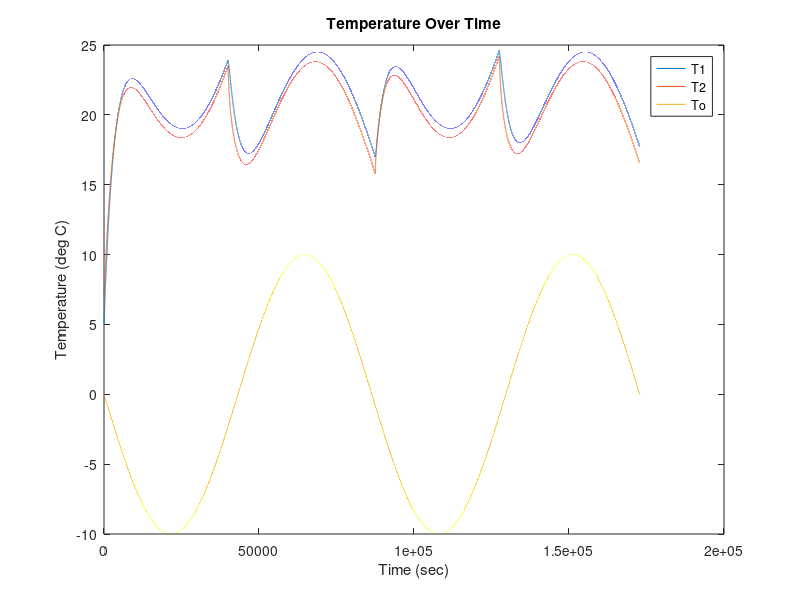

Here is the MATLAB script that generated this plot:
%% EMEC 303
%Project 1
%Hannah King

clear; clc;
%%
%Inputs
k1 = 0.2; %W/m^2K, Coeff Thermal Res room to outside
k3 = 0.5; %W/m^2K, Coeff Thermal Res roof to outside
A_in = 0.5; %m^2, Area of fireplace
C_air = 1005; %J/kgK
ro_air = 1.2; %kg/m^3
h = 1; %step size 1 sec
L = 5; %m
W = 6; %m
H1 = 3; %m
H2 = 3; %m
A1 = 2 * (H1*L) + 2 * (H1*W); %m^2, Surface area of the room walls
A2 = L * W; %m^2, Surface area between room and roof
A3 = (H2*W) + 2 * (4.24*L); %m^2, Surface area of the roof walls
V_room = (L * W * H1); %m^3, Volume of room
V_roof = ((H2 * W)/2) * L; %m^3, Voume of roof
t = [0:h:(86400*2)]; %s

%Variable Inputs
Q_in_low = 1250; %W/m^2, Heat flux from freplace
Q_in_high = 2450; %W/m^2, Heat flux from freplace
k2_closed = 2.5; %W/m^2K, Coeff Thermal Res room to roof
k2_open = 5; %W/m^2K, Coeff Thermal Res room to roof open door

%Functions
To = @(t) -10*sin(2*pi*t / 86400); %Toutside, deg C

%Initialize Arrays
T1 = zeros(1, length(t)); %deg C, Temp room
T2 = zeros(1, length(t)); %deg C, Temp roof
Q1 = zeros(1, length(t)); %W/m^2, Heat transfer from room to outside
Q2 = zeros(1, length(t)); %W/m^2, Heat transfer from room to roof
Q3 = zeros(1, length(t)); %W/m^2, Heat transfer from roof to outside

%Initial conditions
T1(1) = 5; %deg C, room
T2(1) = 7; %deg C, roof

%Iterate
for i = 1:length(t)-1
    %time
    s = t(i);
    
    %Heat fluxes
    Q1(i) = k1 * (T1(i) - To(t(i)));
    Q3(i) = k3 * (T2(i) - To(t(i)));
    
    if s < 40000 
        %Heat flux
        Q2(i) = k2_open * (T1(i) - T2(i) + 5); 
        
        %dT/dt equations
        deltaT1 = ((A_in*Q_in_high) - (A1*Q1(i)) - (A2*Q2(i))) /...
            (C_air * ro_air * V_room); %dec C, Temp of room
        deltaT2 = ((A2*Q2(i)) - (A3*Q3(i))) /...
            (C_air * ro_air * V_roof); %dec C, Temp of roof
    
    elseif 87500 < s && s < 127500
        %Heat flux
        Q2(i) = k2_open * (T1(i) - T2(i) + 5); 
        
        %dT/dt equations
        deltaT1 = ((A_in*Q_in_high) - (A1*Q1(i)) - (A2*Q2(i))) /...
            (C_air * ro_air * V_room); %dec C, Temp of room
        deltaT2 = ((A2*Q2(i)) - (A3*Q3(i))) /...
            (C_air * ro_air * V_roof); %dec C, Temp of roof
    else
        %Heat flux
        Q2(i) = k2_closed * (T1(i) - T2(i) + 5); 
        
        %dT/dt equations
            deltaT1 = ((A_in*Q_in_low) - (A1*Q1(i)) - (A2*Q2(i))) /...
                (C_air * ro_air * V_room); %dec C, Temp of room
            deltaT2 = ((A2*Q2(i)) - (A3*Q3(i))) /...
                (C_air * ro_air * V_roof); %dec C, Temp of roof
    end
    
    %Euler's
    T1(i+1) = T1(i) + h*deltaT1;
    T2(i+1) = T2(i) + h*deltaT2;
   
end

figure(1)
clf(1)
plot(t, T1)
hold on 
plot(t, T2)
plot(t, To(t))
xlabel('Time (sec)')
ylabel('Temperature (deg C)')
title('Temperature Over Time')
legend('T1', 'T2', 'To')